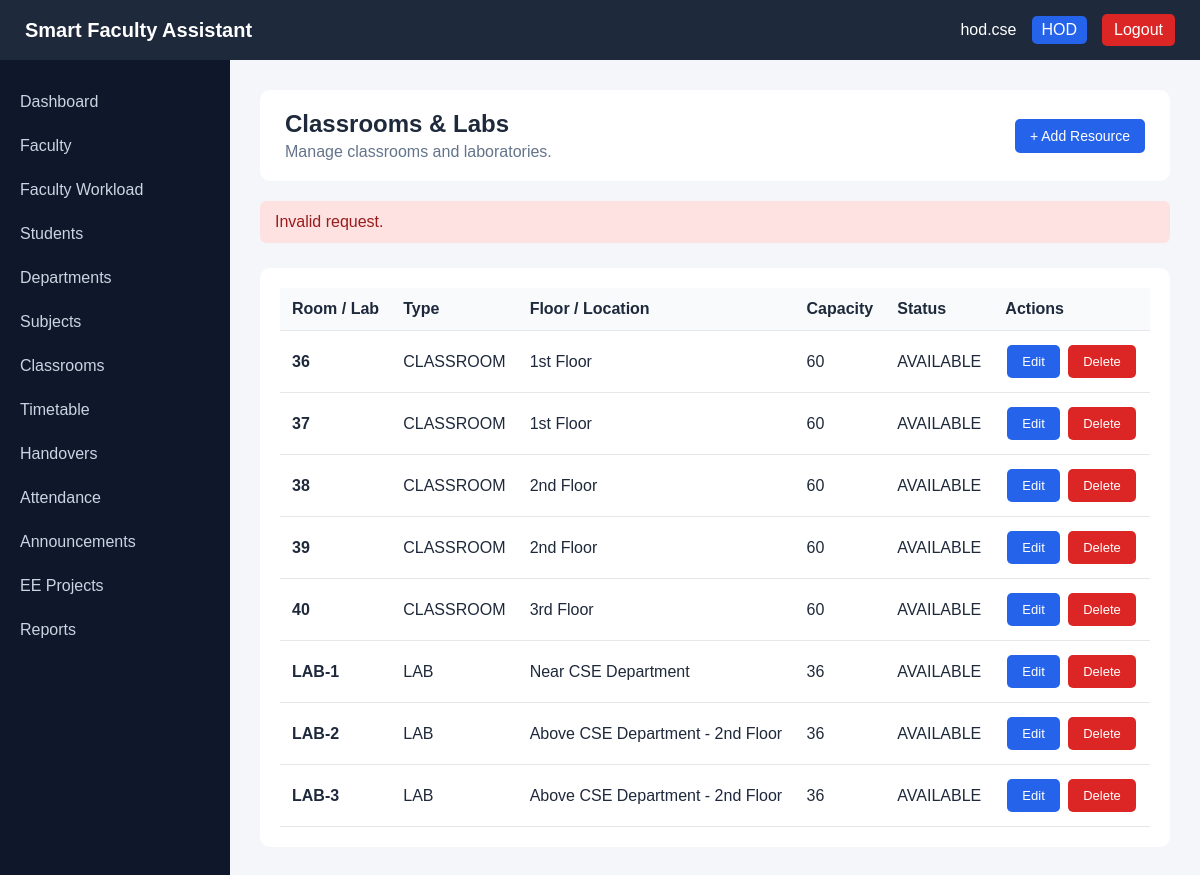
Screenshot of /admin/classrooms.php?error=invalid_request (signed in) with the database file from the repository.
### tables this page shows
CREATE TABLE classrooms (
    classroom_id INT AUTO_INCREMENT PRIMARY KEY,

    room_number VARCHAR(30) NOT NULL UNIQUE,

    floor VARCHAR(50),

    room_type ENUM(
        'CLASSROOM',
        'LAB',
        'PROJECT'
    ) NOT NULL DEFAULT 'CLASSROOM',

    capacity INT DEFAULT 60,

    status ENUM(
        'AVAILABLE',
        'UNAVAILABLE'
    ) DEFAULT 'AVAILABLE'
);

### admin/classrooms.php (the view, shortened to what this page needs)
<?php
require_once "../config/database.php";
$sql = "
    SELECT
        classroom_id,
        room_number,
        floor,
        room_type,
        capacity,
        status
    FROM classrooms
    ORDER BY classroom_id ASC
";
$result = $conn->query($sql);
?>
<?php require_once "../includes/header.php"; ?>
<?php require_once "../includes/navbar.php"; ?>
<?php require_once "../includes/sidebar.php"; ?>
<main>
    <div class="page-header">
        <div>
            <h1>Classrooms & Labs</h1>
            <p>
                Manage classrooms and laboratories.
            </p>
        </div>
        <a
            href="classroom-add.php"
            class="btn btn-primary"
        >
            + Add Resource
        </a>
    </div>
    <?php if (isset($_GET["error"])): ?>
        <div class="alert alert-error">
            <?php
            $error = $_GET["error"];
            if ($error === "in_use") {
                echo "This resource cannot be deleted because it is already used in the timetable.";
            } elseif ($error === "not_found") {
                echo "Resource not found.";
            } elseif ($error === "invalid_request") {
                echo "Invalid request.";
            } elseif ($error === "duplicate") {
                echo "Room number already exists.";
            } elseif ($error === "delete_failed") {
                echo "Failed to delete resource.";
            } else {
                echo "An error occurred.";
            }
            ?>
        </div>
    <?php endif; ?>
    <div class="table-container">
        <table>
            <thead>
                <tr>
                    <th>Room / Lab</th>
                    <th>Type</th>
                    <th>Floor / Location</th>
                    <th>Capacity</th>
                    <th>Status</th>
                    <th>Actions</th>
                </tr>
            </thead>
            <tbody>
                <?php if ($result && $result->num_rows > 0): ?>
                    <?php while ($row = $result->fetch_assoc()): ?>
                        <tr>
                            <td>
                                <strong>
                                    <?php
                                    echo htmlspecialchars(
                                        $row["room_number"]
                                    );
                                    ?>
                                </strong>
                            </td>
                            <td>
                                <?php if (
                                    $row["room_type"] === "CLASSROOM"
                                ): ?>
                                    <span class="status-badge active">
                                        CLASSROOM
                                    </span>
                                <?php elseif (
                                    $row["room_type"] === "LAB"
                                ): ?>
                                    <span class="status-badge warning">
                                        LAB
                                    </span>
                                <?php else: ?>
                                    <span class="status-badge">
                                        PROJECT
                                    </span>
                                <?php endif; ?>
                            </td>
                            <td>
                                <?php
                                if (
                                    !empty($row["floor"])
                                ) {
                                    echo htmlspecialchars(
                                        $row["floor"]
                                    );
                                } else {
                                    echo "Not specified";
                                }
                                ?>
                            </td>
                            <td>
                                <?php
                                echo (int)$row["capacity"];
                                ?>
                            </td>
                            <td>
                                <?php if (
                                    $row["status"] === "AVAILABLE"
                                ): ?>
                                    <span class="status-badge active">
                                        AVAILABLE
                                    </span>
                                <?php else: ?>
                                    <span class="status-badge inactive">
                                        UNAVAILABLE
                                    </span>
                                <?php endif; ?>
                            </td>
                            <td>
                                <a
                                    href="classroom-edit.php?id=<?php
                                        echo (int)$row["classroom_id"];
                                    ?>"
                                    class="btn btn-primary"
                                >
                                    Edit
                                </a>
                                <a
                                    href="classroom-delete.php?id=<?php
                                        echo (int)$row["classroom_id"];
                                    ?>"
                                    class="btn btn-danger"
                                    onclick="
                                        return confirm(
                                            'WARNING: This will permanently delete this resource. Continue?'
                                        );
                                    "
                                >
                                    Delete
                                </a>
                            </td>
                        </tr>
                    <?php endwhile; ?>
                <?php endif; ?>
            </tbody>
        </table>
    </div>
</main>
<?php require_once "../includes/footer.php"; ?>

### includes/header.php (shortened to what this page needs)
<!DOCTYPE html>
<html lang="en">
<head>
    <link rel="stylesheet"
          href="<?php echo BASE_URL; ?>assets/css/style.css">
</head>
<body>

### includes/navbar.php
<nav class="navbar">
    <div class="navbar-left">
        <strong>Smart Faculty Assistant</strong>
    </div>
    <div class="navbar-right">
        <span>
            <?php
            echo htmlspecialchars($_SESSION['username']);
            ?>
        </span>
        <span class="role-badge">
            <?php
            echo htmlspecialchars($_SESSION['role']);
            ?>
        </span>
        <a href="../auth/logout.php" class="logout-btn">
            Logout
        </a>
    </div>
</nav>

### includes/sidebar.php (shortened to what this page needs)
<aside class="sidebar">
    <div class="sidebar-menu">
        <a
            href="../admin/dashboard.php"
            class="sidebar-link"
        >
            Dashboard
        </a>
        <a
            href="../admin/faculty.php"
            class="sidebar-link"
        >
            Faculty
        </a>
        <a
            href="../admin/faculty-workload.php"
            class="sidebar-link"
        >
            Faculty Workload
        </a>
        <a
            href="../admin/students.php"
            class="sidebar-link"
        >
            Students
        </a>
        <a
            href="../admin/departments.php"
            class="sidebar-link"
        >
            Departments
        </a>
        <a
            href="../admin/subjects.php"
            class="sidebar-link"
        >
            Subjects
        </a>
        <a
            href="../admin/classrooms.php"
            class="sidebar-link"
        >
            Classrooms
        </a>
        <a
            href="../admin/timetable.php"
            class="sidebar-link"
        >
            Timetable
        </a>
        <a
            href="../admin/handovers.php"
            class="sidebar-link"
        >
            Handovers
        </a>
        <a
            href="../admin/attendance.php"
            class="sidebar-link"
        >
            Attendance
        </a>
        <a
            href="../admin/announcements.php"
            class="sidebar-link"
        >
            Announcements
        </a>
        <a
            href="../admin/projects.php"
            class="sidebar-link"
        >
            EE Projects
        </a>
        <a
            href="../admin/reports.php"
            class="sidebar-link"
        >
            Reports
        </a>
    </div>
</aside>

### includes/footer.php (shortened to what this page needs)
</body>
</html>

### assets/css/style.css (style rules this page uses)
* { margin: 0; padding: 0; box-sizing: border-box; }
body { font-family: Arial, sans-serif; background: #f4f6f9; color: #1e293b; }
.navbar { height: 60px; background: #1e293b; color: white; display: flex; align-items: center; justify-content: space-between; padding: 0 25px; position: fixed; top: 0; left: 0; right: 0; z-index: 1000; }
.navbar-left { font-size: 20px; }
.navbar-right { display: flex; align-items: center; gap: 15px; }
.role-badge { background: #2563eb; padding: 5px 10px; border-radius: 5px; color: white; }
.logout-btn { color: white; text-decoration: none; background: #dc2626; padding: 7px 12px; border-radius: 5px; }
.sidebar { width: 230px; position: fixed; top: 60px; left: 0; bottom: 0; background: #0f172a; padding-top: 20px; overflow-y: auto; z-index: 900; }
.sidebar a { display: block; color: #cbd5e1; text-decoration: none; padding: 13px 20px; }
main, .main-content { margin-left: 230px; padding: 90px 30px 30px; min-height: 100vh; width: auto; box-sizing: border-box; }
.page-header { display: flex; justify-content: space-between; align-items: center; width: 100%; padding: 20px 25px; margin-bottom: 20px; background: #ffffff; border-radius: 10px; box-sizing: border-box; gap: 20px; }
.page-header p { margin: 0; color: #64748b; }
.page-header .btn { flex-shrink: 0; }
.table-container { background: white; padding: 20px; border-radius: 10px; margin-top: 25px; overflow-x: auto; }
table { width: 100%; border-collapse: collapse; }
th, td { padding: 12px; border-bottom: 1px solid #e5e7eb; text-align: left; }
th { background: #f8fafc; }
.btn { display: inline-block; padding: 9px 15px; border: none; border-radius: 5px; text-decoration: none; cursor: pointer; font-size: 14px; }
.btn-primary { background: #2563eb; color: white; }
.btn-danger { background: #dc2626; color: white; }
.alert { padding: 12px 15px; margin-bottom: 20px; border-radius: 6px; }
.table-container .btn { margin: 2px; font-size: 13px; }
.alert-error { background: #fee2e2; color: #991b1b; padding: 12px 15px; margin-bottom: 20px; border-radius: 6px; }
.page-header h1 { margin: 0 0 5px 0; color: #1e293b; font-size: 24px; }

### rows the page displays
classrooms: room_number "36", room_type "CLASSROOM", floor "1st Floor", capacity "60", status "AVAILABLE"
classrooms: room_number "37", room_type "CLASSROOM", floor "1st Floor", capacity "60", status "AVAILABLE"
classrooms: room_number "38", room_type "CLASSROOM", floor "2nd Floor", capacity "60", status "AVAILABLE"
classrooms: room_number "39", room_type "CLASSROOM", floor "2nd Floor", capacity "60", status "AVAILABLE"
classrooms: room_number "40", room_type "CLASSROOM", floor "3rd Floor", capacity "60", status "AVAILABLE"
classrooms: room_number "LAB-1", room_type "LAB", floor "Near CSE Department", capacity "36", status "AVAILABLE"
classrooms: room_number "LAB-2", room_type "LAB", floor "Above CSE Department - 2nd Floor", capacity "36", status "AVAILABLE"
classrooms: room_number "LAB-3", room_type "LAB", floor "Above CSE Department - 2nd Floor", capacity "36", status "AVAILABLE"

### other values shown
$_SESSION['username'] "hod.cse"
$_SESSION['role'] "HOD"
